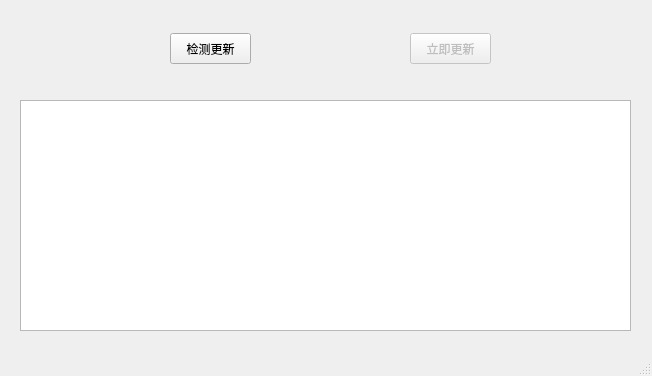
<?xml version="1.0" encoding="UTF-8"?>
<ui version="4.0">
 <class>MainWindow</class>
 <widget class="QMainWindow" name="MainWindow">
  <property name="geometry">
   <rect>
    <x>0</x>
    <y>0</y>
    <width>652</width>
    <height>376</height>
   </rect>
  </property>
  <property name="windowTitle">
   <string>MainWindow</string>
  </property>
  <widget class="QWidget" name="centralwidget">
   <widget class="QPushButton" name="chkUpgradeBtn">
    <property name="geometry">
     <rect>
      <x>170</x>
      <y>33</y>
      <width>81</width>
      <height>31</height>
     </rect>
    </property>
    <property name="text">
     <string>检测更新</string>
    </property>
   </widget>
   <widget class="QPushButton" name="nowUpgradeBtn">
    <property name="enabled">
     <bool>false</bool>
    </property>
    <property name="geometry">
     <rect>
      <x>410</x>
      <y>33</y>
      <width>81</width>
      <height>31</height>
     </rect>
    </property>
    <property name="cursor">
     <cursorShape>ArrowCursor</cursorShape>
    </property>
    <property name="autoFillBackground">
     <bool>false</bool>
    </property>
    <property name="text">
     <string>立即更新</string>
    </property>
   </widget>
   <widget class="QTextEdit" name="progressMsgBox">
    <property name="enabled">
     <bool>true</bool>
    </property>
    <property name="geometry">
     <rect>
      <x>20</x>
      <y>100</y>
      <width>611</width>
      <height>231</height>
     </rect>
    </property>
    <property name="readOnly">
     <bool>true</bool>
    </property>
   </widget>
  </widget>
  <widget class="QMenuBar" name="menubar">
   <property name="geometry">
    <rect>
     <x>0</x>
     <y>0</y>
     <width>652</width>
     <height>22</height>
    </rect>
   </property>
  </widget>
  <widget class="QStatusBar" name="statusbar"/>
 </widget>
 <resources/>
 <connections/>
</ui>
